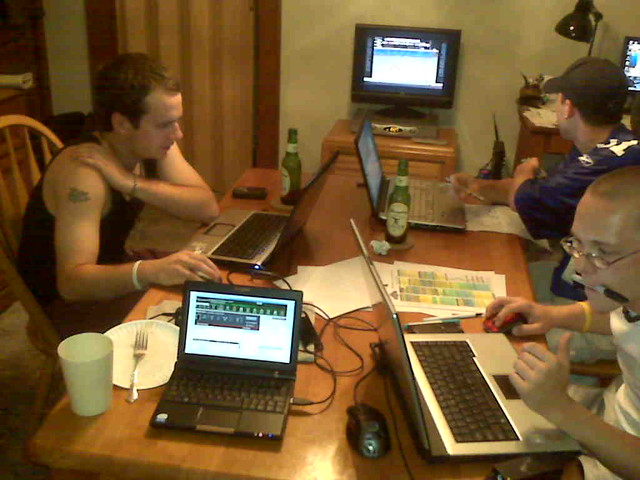
#> input picture Images/Table_with_objects.jpg, 640 x 480 px
$ python Cloud_VisionAPI.py
#> lines starting #> are read from the running program, lines starting #| are printed output that depends on the picture
import os
import io
import cv2
from google.cloud import vision
import numpy as np

# Set the path to the Google Cloud service account key file
os.environ['GOOGLE_APPLICATION_CREDENTIALS'] = '[Replace with custom key]'

# Initialize the Google Cloud Vision client
client = vision.ImageAnnotatorClient()

def detect_labels(image):
    """Detects labels in the image."""
    content = cv2.imencode('.jpg', image)[1].tobytes()
    image = vision.Image(content=content)
    response = client.label_detection(image=image)
    labels = response.label_annotations

    if response.error.message:
        raise Exception(f'{response.error.message}')

    return labels

def annotate_image(image_path, bounding_boxes):
    """Annotates the image with labels for each bounding box."""
#> called with image_path = 'Images/Table_with_objects.jpg'
    # Load the image
    image = cv2.imread(image_path)
#> image is the input picture: shape (480, 640, 3); mean B, G, R 48.6, 87.4, 116.5
    if image is None:
        raise ValueError(f"Error loading image {image_path}")

    # Check if the image size is 255x255, if not, resize it
    if image.shape[:2] != (256, 256):
        image = cv2.resize(image, (256, 256))
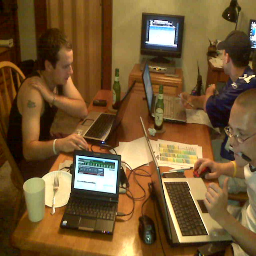
#> image: shape (256, 256, 3); mean B, G, R 48.5, 87.3, 116.4

    labeled_image = image.copy()

    for (x_min, y_min, x_max, y_max) in bounding_boxes:
        # Crop the region of interest (ROI)
        roi = image[y_min:y_max, x_min:x_max]

        # Detect labels for the ROI
        labels = detect_labels(roi)
        if labels:
            # Get the description of the first label
            label = labels[0].description
            print(f"Detected label for bounding box ({x_min}, {y_min}, {x_max}, {y_max}): {label}")

            # Draw the bounding box and label on the image
            cv2.rectangle(labeled_image, (x_min, y_min), (x_max, y_max), (0, 255, 0), 2)
            cv2.putText(labeled_image, label, (x_min, y_min - 10), cv2.FONT_HERSHEY_SIMPLEX, 0.5, (0, 255, 0), 2)
#> this loop made 1 pass
#> pass 1, in annotate_image, `roi = image[y_min:y_max, x_min:x_max]`:
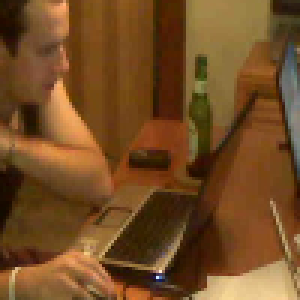
#> roi: shape (100, 100, 3) (shown 3 times larger); mean B, G, R 36.1, 76.1, 115.5

    # Save and display the annotated image
    output_path = os.path.splitext(image_path)[0] + '_labeled.jpg'
    cv2.imwrite(output_path, labeled_image)
    print(f"Annotated image saved as {output_path}")

    # Display the annotated image
    cv2.imshow("Annotated Image", labeled_image)
    cv2.waitKey(0)
    cv2.destroyAllWindows()

if __name__ == "__main__":
    # Example usage
    image_path = 'Images/Table_with_objects.jpg'
    bounding_boxes = [(50, 50, 150, 150), (200, 200, 300, 300)]  # Example bounding boxes
#> (the run stopped early here; a loop or call above may not have finished)
